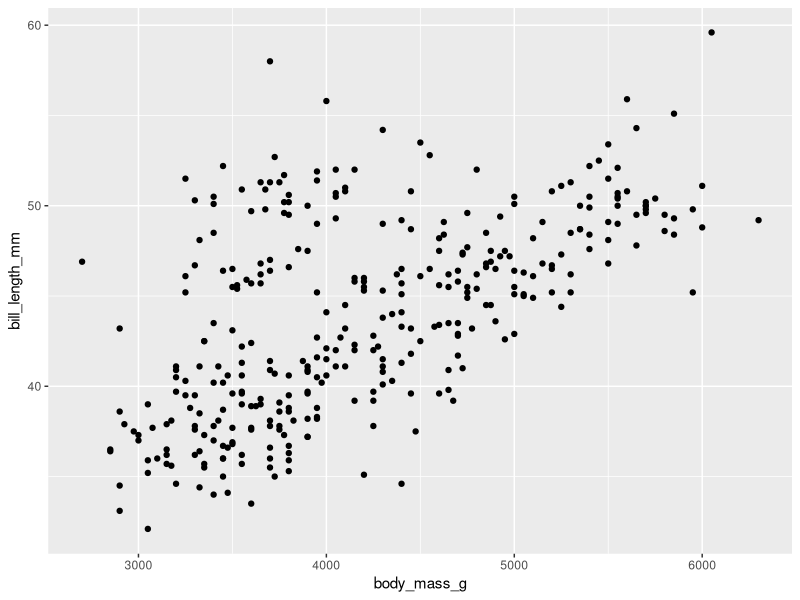

Write the R code that produced this figure.
## ---- chunk 1
# Load tidyverse - contains ggplot2
library(tidyverse)

# Load Palmer penguins - contains dataset
library(palmerpenguins)
## ---- chunk 2
ggplot(data = penguins, 
       aes(x = body_mass_g, y = bill_length_mm)) +
  geom_point()
